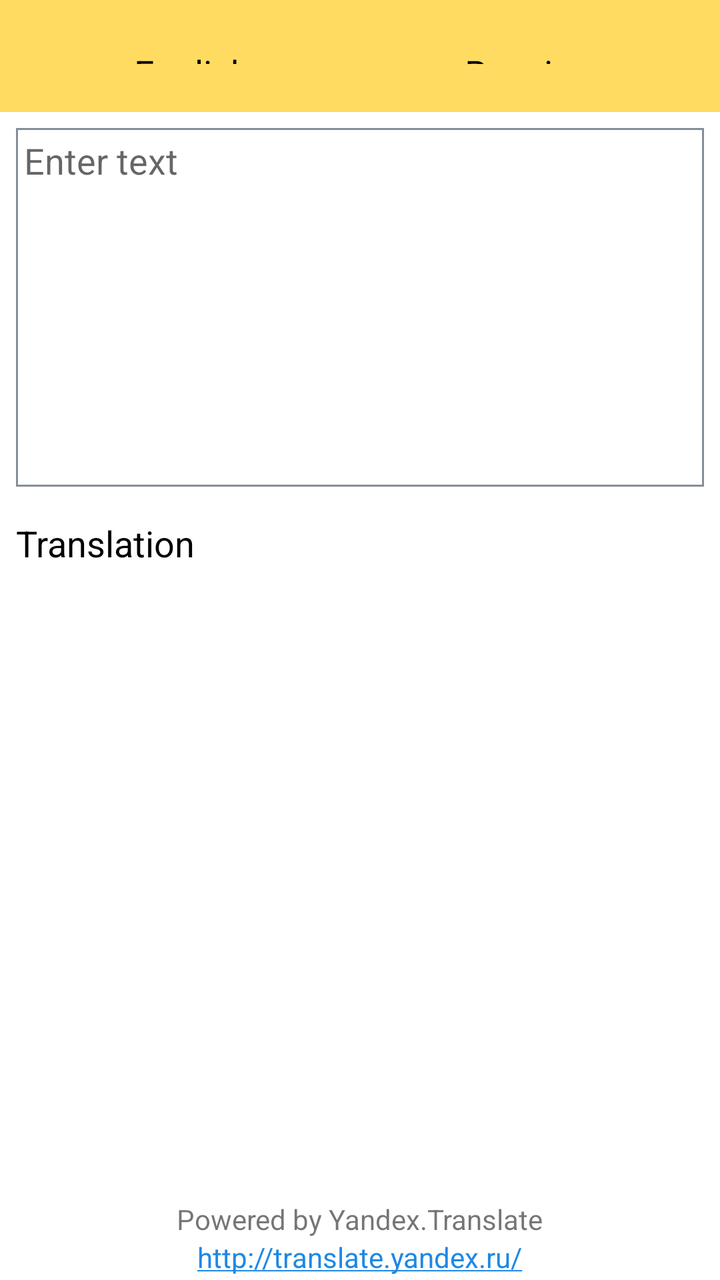
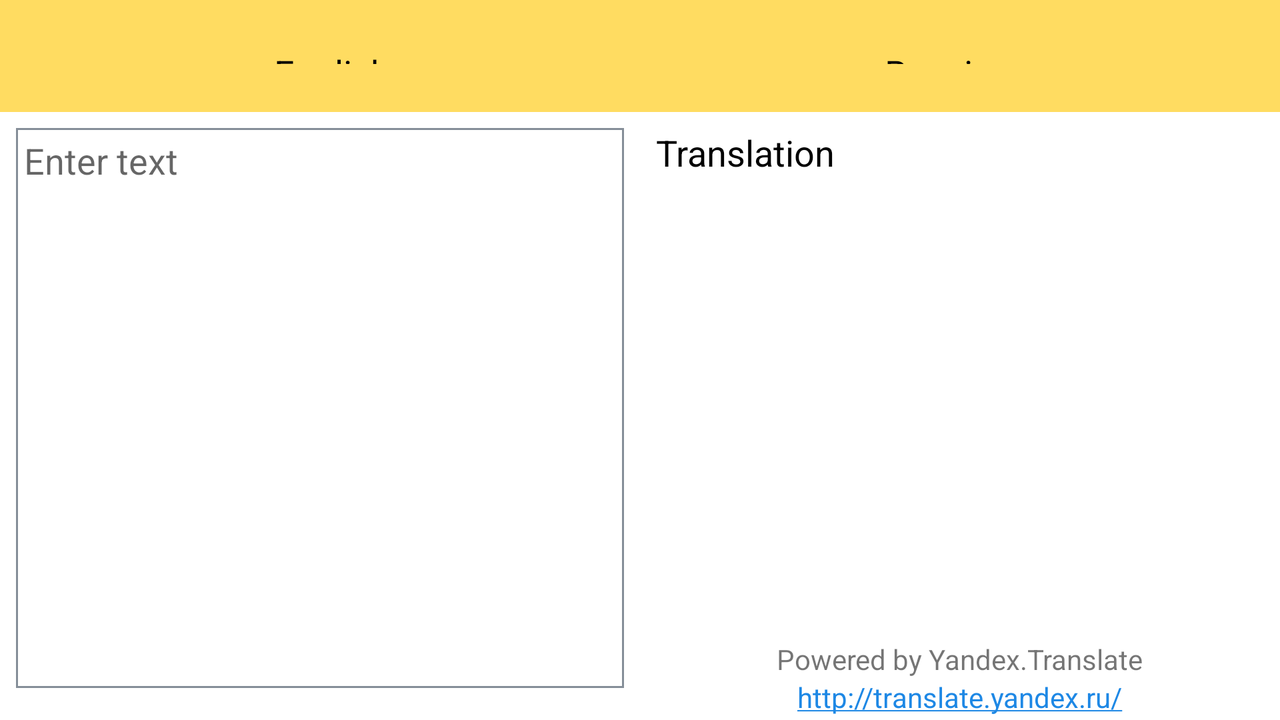

First picture: res/layout/ on a phone held upright. Second picture: the repository's own variant of that layout, on a device whose configuration matches the variant's folder. Source for both follows.
<!-- AndroidManifest.xml: fallback theme Theme.MaterialComponents.DayNight.NoActionBar -->
<!-- res/layout/fragment_translation.xml -->
<?xml version="1.0" encoding="utf-8"?>
<RelativeLayout xmlns:android="http://schemas.android.com/apk/res/android"
                xmlns:app="http://schemas.android.com/apk/res-auto"
                xmlns:tools="http://schemas.android.com/tools"
                android:layout_width="match_parent"
                android:layout_height="match_parent"
                android:animateLayoutChanges="true"
                android:orientation="vertical">

    <android.support.v7.widget.Toolbar
        android:id="@+id/toolbar"
        android:layout_width="match_parent"
        android:layout_height="wrap_content"
        android:background="@color/colorPrimary"
        app:contentInsetLeft="0dp"
        app:contentInsetStart="0dp"
        app:titleTextColor="@color/colorMainDark">

        <LinearLayout
            android:layout_width="match_parent"
            android:layout_height="match_parent"
            android:layout_marginEnd="16dp"
            android:layout_marginStart="16dp"
            android:orientation="horizontal">

            <TextView
                android:id="@+id/lang_from_label"
                android:layout_width="0dp"
                android:layout_height="match_parent"
                android:layout_weight="1"
                android:background="?attr/selectableItemBackgroundBorderless"
                android:clickable="true"
                android:gravity="center"
                android:maxLines="1"
                android:singleLine="true"
                android:textColor="@color/colorMainDark"
                android:textSize="18sp"
                tools:text="English"/>

            <ImageButton
                android:id="@+id/btn_swap_langs"
                android:layout_width="wrap_content"
                android:layout_height="wrap_content"
                android:layout_gravity="center_vertical"
                android:background="?attr/selectableItemBackgroundBorderless"
                android:clickable="true"
                android:contentDescription="@string/swap_langs"
                android:padding="4dp"
                android:src="@drawable/ic_swap_horiz"
                android:tint="@color/colorMainDark"/>

            <TextView
                android:id="@+id/lang_to_label"
                android:layout_width="0dp"
                android:layout_height="match_parent"
                android:layout_weight="1"
                android:background="?attr/selectableItemBackgroundBorderless"
                android:clickable="true"
                android:gravity="center"
                android:maxLines="1"
                android:singleLine="true"
                android:textColor="@color/colorMainDark"
                android:textSize="18sp"
                tools:text="Russian"/>
        </LinearLayout>
    </android.support.v7.widget.Toolbar>

    <EditText
        android:id="@+id/original_edit_text"
        android:layout_width="match_parent"
        android:layout_height="wrap_content"
        android:layout_below="@id/toolbar"
        android:layout_margin="8dp"
        android:background="@drawable/bg_border"
        android:gravity="top"
        android:hint="@string/hint_original"
        android:inputType="textMultiLine"
        android:lines="8"
        android:padding="4dp"/>

    <ImageButton
        android:id="@+id/btn_clear"
        android:layout_width="wrap_content"
        android:layout_height="wrap_content"
        android:layout_below="@id/original_edit_text"
        android:layout_marginLeft="8dp"
        android:background="@android:color/transparent"
        android:contentDescription="@string/clear_original_text"
        android:src="@drawable/ic_clear"
        android:tint="@color/colorDarkGray"
        android:visibility="invisible"/>

    <ProgressBar
        android:id="@+id/translation_progress"
        android:layout_width="24dp"
        android:layout_height="24dp"
        android:layout_alignParentRight="true"
        android:layout_below="@id/original_edit_text"
        android:layout_marginRight="8dp"
        android:indeterminate="true"
        android:visibility="invisible"/>

    <TextView
        android:id="@+id/detected_language_text"
        android:layout_width="match_parent"
        android:layout_height="wrap_content"
        android:layout_below="@id/btn_clear"
        android:layout_marginLeft="8dp"
        android:layout_marginRight="8dp"
        android:layout_marginTop="8dp"
        android:textColor="@color/colorText"
        android:textSize="12sp"
        android:visibility="gone"
        tools:text="English"/>

    <ScrollView
        android:id="@+id/translation_container"
        android:layout_width="match_parent"
        android:layout_height="match_parent"
        android:layout_above="@+id/license_text"
        android:layout_below="@id/detected_language_text"
        android:layout_marginLeft="8dp"
        android:layout_marginRight="8dp"
        android:layout_marginTop="8dp">

        <TextView
            android:id="@+id/translation_text"
            android:layout_width="match_parent"
            android:layout_height="wrap_content"
            android:focusable="true"
            android:longClickable="true"
            android:textColor="@color/colorMainDark"
            android:textIsSelectable="true"
            android:textSize="18sp"
            tools:text="Translation"/>
    </ScrollView>

    <TextView
        android:id="@id/license_text"
        android:layout_width="wrap_content"
        android:layout_height="wrap_content"
        android:layout_above="@+id/license_url"
        android:layout_centerHorizontal="true"
        android:layout_marginTop="2dp"
        android:text="@string/license_text"/>

    <TextView
        android:id="@id/license_url"
        android:layout_width="wrap_content"
        android:layout_height="wrap_content"
        android:layout_alignParentBottom="true"
        android:layout_centerHorizontal="true"
        android:autoLink="web"
        android:linksClickable="true"
        android:paddingBottom="2dp"
        android:text="@string/license_url"
        android:textColorLink="@color/colorLink"/>
</RelativeLayout>
<!-- resources referenced by this layout -->
<resources>
  <color name="colorDarkGray">#858E98</color>
  <color name="colorLink">#1E88E5</color>
  <color name="colorMainDark">@android:color/black</color>
  <color name="colorPrimary">#FFDC61</color>
  <color name="colorText">#AAAAAA</color>
  <!-- drawable bg_border (drawable) -->
  <?xml version="1.0" encoding="utf-8"?>
  <shape xmlns:android="http://schemas.android.com/apk/res/android"
         android:shape="rectangle">
  
      <stroke
          android:width="1dp"
          android:color="@color/colorDarkGray"/>
  </shape>
  <string name="clear_original_text">Clear original text</string>
  <string name="hint_original">Enter text</string>
  <string name="license_text">Powered by Yandex.Translate</string>
  <string name="license_url">http://translate.yandex.ru/</string>
  <string name="swap_langs">Swap languages</string>
</resources>
<!-- res/layout-land/fragment_translation.xml (the repository's variant of the layout above) -->
<!-- drawn on the phone turned sideways -->
<?xml version="1.0" encoding="utf-8"?>
<RelativeLayout xmlns:android="http://schemas.android.com/apk/res/android"
                xmlns:app="http://schemas.android.com/apk/res-auto"
                xmlns:tools="http://schemas.android.com/tools"
                android:layout_width="match_parent"
                android:layout_height="match_parent"
                android:animateLayoutChanges="true"
                android:orientation="vertical">

    <android.support.v7.widget.Toolbar
        android:id="@+id/toolbar"
        android:layout_width="match_parent"
        android:layout_height="wrap_content"
        android:background="@color/colorPrimary"
        app:contentInsetLeft="0dp"
        app:contentInsetStart="0dp"
        app:titleTextColor="@color/colorMainDark">

        <LinearLayout
            android:layout_width="match_parent"
            android:layout_height="match_parent"
            android:layout_marginEnd="16dp"
            android:layout_marginStart="16dp"
            android:orientation="horizontal">

            <TextView
                android:id="@+id/lang_from_label"
                android:layout_width="0dp"
                android:layout_height="match_parent"
                android:layout_weight="1"
                android:background="?attr/selectableItemBackgroundBorderless"
                android:clickable="true"
                android:gravity="center"
                android:maxLines="1"
                android:singleLine="true"
                android:textColor="@color/colorMainDark"
                android:textSize="18sp"
                tools:text="English"/>

            <ImageButton
                android:id="@+id/btn_swap_langs"
                android:layout_width="wrap_content"
                android:layout_height="wrap_content"
                android:layout_gravity="center_vertical"
                android:background="?attr/selectableItemBackgroundBorderless"
                android:clickable="true"
                android:contentDescription="@string/swap_langs"
                android:padding="4dp"
                android:src="@drawable/ic_swap_horiz"
                android:tint="@color/colorMainDark"/>

            <TextView
                android:id="@+id/lang_to_label"
                android:layout_width="0dp"
                android:layout_height="match_parent"
                android:layout_weight="1"
                android:background="?attr/selectableItemBackgroundBorderless"
                android:clickable="true"
                android:gravity="center"
                android:maxLines="1"
                android:singleLine="true"
                android:textColor="@color/colorMainDark"
                android:textSize="18sp"
                tools:text="Russian"/>
        </LinearLayout>
    </android.support.v7.widget.Toolbar>

    <LinearLayout
        android:layout_width="match_parent"
        android:layout_height="match_parent"
        android:layout_below="@id/toolbar"
        android:baselineAligned="false"
        android:orientation="horizontal">

        <RelativeLayout
            android:layout_width="0dp"
            android:layout_height="match_parent"
            android:layout_marginBottom="8dp"
            android:layout_weight="1">

            <EditText
                android:id="@+id/original_edit_text"
                android:layout_width="match_parent"
                android:layout_height="match_parent"
                android:layout_margin="8dp"
                android:background="@drawable/bg_border"
                android:gravity="top"
                android:hint="@string/hint_original"
                android:inputType="textMultiLine"
                android:layout_above="@+id/btn_clear"
                android:padding="4dp"/>

            <ImageButton
                android:id="@id/btn_clear"
                android:layout_width="wrap_content"
                android:layout_height="wrap_content"
                android:layout_alignParentBottom="true"
                android:layout_marginLeft="8dp"
                android:background="@android:color/transparent"
                android:contentDescription="@string/clear_original_text"
                android:src="@drawable/ic_clear"
                android:tint="@color/colorDarkGray"
                android:visibility="invisible"/>

            <ProgressBar
                android:id="@+id/translation_progress"
                android:layout_width="24dp"
                android:layout_height="24dp"
                android:layout_alignParentRight="true"
                android:layout_alignParentBottom="true"
                android:layout_marginRight="8dp"
                android:indeterminate="true"
                android:visibility="invisible"/>
        </RelativeLayout>

        <LinearLayout
            android:layout_width="0dp"
            android:layout_height="match_parent"
            android:layout_weight="1"
            android:orientation="vertical">

            <TextView
                android:id="@+id/detected_language_text"
                android:layout_width="match_parent"
                android:layout_height="wrap_content"
                android:layout_marginLeft="8dp"
                android:layout_marginRight="8dp"
                android:layout_marginTop="8dp"
                android:textColor="@color/colorText"
                android:textSize="12sp"
                android:visibility="gone"
                tools:text="English"/>

            <ScrollView
                android:id="@+id/translation_container"
                android:layout_width="match_parent"
                android:layout_height="0dp"
                android:layout_marginLeft="8dp"
                android:layout_marginRight="8dp"
                android:layout_marginTop="8dp"
                android:layout_weight="1">

                <TextView
                    android:id="@+id/translation_text"
                    android:layout_width="match_parent"
                    android:layout_height="wrap_content"
                    android:focusable="true"
                    android:longClickable="true"
                    android:textColor="@color/colorMainDark"
                    android:textIsSelectable="true"
                    android:textSize="18sp"
                    tools:text="Translation"/>
            </ScrollView>

            <TextView
                android:id="@id/license_text"
                android:layout_width="wrap_content"
                android:layout_height="wrap_content"
                android:layout_gravity="center_horizontal"
                android:layout_marginTop="2dp"
                android:text="@string/license_text"/>

            <TextView
                android:id="@id/license_url"
                android:layout_width="wrap_content"
                android:layout_height="wrap_content"
                android:layout_gravity="center_horizontal"
                android:autoLink="web"
                android:linksClickable="true"
                android:paddingBottom="2dp"
                android:text="@string/license_url"
                android:textColorLink="@color/colorLink"/>
        </LinearLayout>
    </LinearLayout>


</RelativeLayout>
